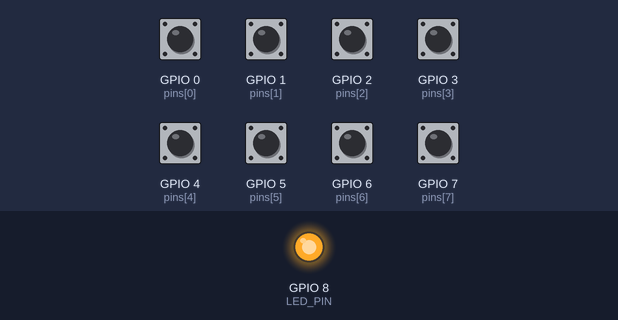
A program run on a simulated ESP32-C3. On the bench: output pins drawn as LEDs (lit = HIGH). The inputs (shaded band) are chosen by the test bench; at power-on: GPIO 0 (pins[0]), GPIO 1 (pins[1]), GPIO 2 (pins[2]), GPIO 3 (pins[3]), GPIO 4 (pins[4]), GPIO 5 (pins[5]), GPIO 6 (pins[6]), GPIO 7 (pins[7]) HIGH. USB keyboard and mouse output is not drawn; what the program prints to the serial monitor is not drawn.

Above: at 1.2 s.
1.3 s: GPIO 0 (pins[0]) pulled LOW for 0.15 s
2.9 s: GPIO 1 (pins[1]) pulled LOW for 0.15 s
4.5 s: GPIO 2 (pins[2]) pulled LOW for 0.15 s
7.1 s: GPIO 3 (pins[3]) pulled LOW for 0.15 s
9.0 s: GPIO 5 (pins[5]) pulled LOW for 1 s
11.5 s: GPIO 4 (pins[4]) pulled LOW for 1 s
Timing chart, 0 to 14.5 s (numbered marks = the images above; inputs shaded):
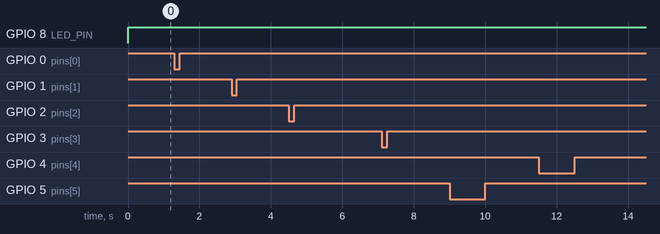

Measured:
- after the input at 1.3 s, every drawn part: stays the same
- after the input at 2.9 s, every drawn part: stays the same
- after the input at 4.5 s, every drawn part: stays the same
- after the input at 7.1 s, every drawn part: stays the same
- after the input at 9.0 s, every drawn part: stays the same
- after the input at 11.5 s, every drawn part: stays the same

The program:

main.cpp
```cpp
#include <Arduino.h>
#include <BleGamepad.h>
#include "GamepadSerialProtocol.h"

// GPIO order is HID button order; receivers' saved button mappings depend on it.
static const uint8_t pins[] = {0,1,2,3,4,5,6,7};
static const uint8_t LED_PIN = 8;
BleGamepad bleGamepad("ESP32 Gamepad", "InkBoy", 100);
static uint8_t stable, candidate, lastSent;
static uint32_t changedAt[8], lastReport;
static bool wasConnected;
static bool usbWasConnected;
static bool usbNeedsInitialRelease;
static uint8_t usbLastSent;
static uint16_t usbSequence;
static uint32_t usbLastReport;
static uint8_t diagnosticMask;
static uint32_t diagnosticUntil;
static char command[32];
static unsigned commandLength;

void setup() {
    Serial.begin(115200);
    for (uint8_t pin : pins) pinMode(pin, INPUT_PULLUP);
    pinMode(LED_PIN, OUTPUT);
    BleGamepadConfiguration config;
    // Auto-reports would send one report per button; send one coherent report per change instead.
    config.setAutoReport(false);
    bleGamepad.begin(&config);
    Serial.println("GAMEPAD_READY: GPIO 0..7 = HID buttons 1..8; 20 ms debounce");
    Serial.println("USB diagnostics: status, tap 1 .. tap 8 (200 ms)");
    Serial.println("USB reports: GP1:SSSS:MM:CC\\n (uppercase hex, CRC-8/0x07)");
}

static void usbDiagnostic(uint32_t now) {
    while (Serial.available()) {
        char c = Serial.read();
        if (c == '\n' || c == '\r') {
            command[commandLength] = 0;
            unsigned button;
            if (sscanf(command, "tap %u", &button) == 1 && button >= 1 && button <= 8) {
                diagnosticMask = 1u << (button - 1);
                diagnosticUntil = now + 200;
                Serial.printf("USB_TEST_BUTTON,%u\n", button);
            } else if (strcmp(command, "status") == 0) {
                Serial.printf("GAMEPAD_STATUS,connected,%u,physical,%02x\n", bleGamepad.isConnected(), stable);
            }
            commandLength = 0;
        } else if (commandLength < sizeof(command)-1) command[commandLength++] = c;
        else commandLength = 0;
    }
    if (diagnosticMask && (int32_t)(now-diagnosticUntil) >= 0) diagnosticMask = 0;
}

void loop() {
    const uint32_t now = millis();
    usbDiagnostic(now);
    for (unsigned i=0;i<8;++i) {
        const uint8_t bit = 1u << i;
        bool pressed = digitalRead(pins[i]) == LOW;
        if (pressed != bool(candidate & bit)) {
            candidate ^= bit;
            changedAt[i] = now;
        }
        if (now-changedAt[i] >= 20 && bool(stable & bit) != pressed) {
            stable ^= bit;
            Serial.printf("PHYSICAL_BUTTON,%u,pressed,%u\n", i+1, pressed);
        }
    }
    bool connected = bleGamepad.isConnected();
    bool usbConnected = bool(Serial);
    digitalWrite(LED_PIN, (connected || usbConnected) ? HIGH : LOW);
    if (connected != wasConnected) Serial.printf("BLE_CONNECTED,%u\n", connected);
    uint8_t report = stable | diagnosticMask;
    // Heartbeats let the host release stale keys if notifications stall.
    if (connected && (!wasConnected || report != lastSent || now-lastReport >= 250)) {
        for (unsigned i=0;i<8;++i) {
            if (report & (1u << i)) bleGamepad.press(i+1);
            else bleGamepad.release(i+1);
        }
        bleGamepad.sendReport();
        lastSent = report;
        lastReport = now;
    }
    wasConnected = connected;

    // USB CDC is an independent output path; its reports continue while BLE is idle.
    if (usbConnected && !usbWasConnected) usbNeedsInitialRelease = true;
    const uint8_t usbReport = usbNeedsInitialRelease ? 0 : report;
    const int usbCapacity = Serial.availableForWrite();
    if (GamepadSerialProtocol::shouldSend(
            usbConnected, usbNeedsInitialRelease, usbReport, usbLastSent,
            now, usbLastReport) &&
        usbCapacity >= 0 && GamepadSerialProtocol::hasWriteCapacity(
            static_cast<size_t>(usbCapacity))) {
        char frame[GamepadSerialProtocol::kFrameSize];
        const size_t frameSize = GamepadSerialProtocol::encode(
            usbSequence, usbReport, frame, sizeof(frame));
        if (frameSize && Serial.write(reinterpret_cast<const uint8_t*>(frame), frameSize) == frameSize) {
            ++usbSequence;  // Sequence counts successfully queued frames, including heartbeats.
            usbLastSent = usbReport;
            usbLastReport = now;
            usbNeedsInitialRelease = false;
        }
    }
    usbWasConnected = usbConnected;
    delay(2);
}
```

GamepadSerialProtocol.h
```cpp
#pragma once

#include <stddef.h>
#include <stdint.h>

// Wire format: GP1:SSSS:MM:CC\n (15 bytes; no terminator beyond the newline).
namespace GamepadSerialProtocol {

static const size_t kFrameSize = 15;
static const size_t kMaxInputSize = kFrameSize;

struct Frame {
    uint16_t sequence;
    uint8_t mask;
};

inline uint8_t crc8(const uint8_t* data, size_t length) {
    uint8_t crc = 0;
    for (size_t i = 0; i < length; ++i) {
        crc ^= data[i];
        for (uint8_t bit = 0; bit < 8; ++bit)
            crc = (crc & 0x80) ? uint8_t((crc << 1) ^ 0x07) : uint8_t(crc << 1);
    }
    return crc;
}

inline uint8_t frameCrc(uint16_t sequence, uint8_t mask) {
    const uint8_t bytes[] = {1, uint8_t(sequence >> 8), uint8_t(sequence), mask};
    return crc8(bytes, sizeof(bytes));
}

inline char hexDigit(uint8_t value) {
    return "0123456789ABCDEF"[value & 0x0F];
}

// Returns zero if output is null or too small, otherwise the exact wire size.
inline size_t encode(uint16_t sequence, uint8_t mask, char* output, size_t capacity) {
    if (!output || capacity < kFrameSize) return 0;
    output[0] = 'G'; output[1] = 'P'; output[2] = '1'; output[3] = ':';
    output[4] = hexDigit(sequence >> 12);
    output[5] = hexDigit(sequence >> 8);
    output[6] = hexDigit(sequence >> 4);
    output[7] = hexDigit(sequence);
    output[8] = ':';
    output[9] = hexDigit(mask >> 4);
    output[10] = hexDigit(mask);
    output[11] = ':';
    const uint8_t checksum = frameCrc(sequence, mask);
    output[12] = hexDigit(checksum >> 4);
    output[13] = hexDigit(checksum);
    output[14] = '\n';
    return kFrameSize;
}

inline int parseHex(char value) {
    if (value >= '0' && value <= '9') return value - '0';
    if (value >= 'A' && value <= 'F') return value - 'A' + 10;
    return -1;
}

class Parser {
public:
    Parser() : length_(0), overflowing_(false) {}

    // Feed one byte. Returns true only for a complete, valid frame.
    // Malformed lines and overflowed lines are discarded through their newline.
    bool feed(char value, Frame& frame) {
        if (value == '\n') {
            const bool valid = !overflowing_ && decode(frame);
            length_ = 0;
            overflowing_ = false;
            return valid;
        }
        if (overflowing_) return false;
        if (length_ >= kMaxInputSize) {
            overflowing_ = true;
            length_ = 0;
            return false;
        }
        buffer_[length_++] = value;
        return false;
    }

    void reset() { length_ = 0; overflowing_ = false; }

private:
    bool decode(Frame& frame) const {
        if (length_ != kFrameSize - 1 || buffer_[0] != 'G' || buffer_[1] != 'P' ||
            buffer_[2] != '1' || buffer_[3] != ':' || buffer_[8] != ':' ||
            buffer_[11] != ':') return false;
        uint16_t sequence = 0;
        for (size_t i = 4; i <= 7; ++i) {
            const int digit = parseHex(buffer_[i]);
            if (digit < 0) return false;
            sequence = uint16_t((sequence << 4) | digit);
        }
        uint8_t mask = 0;
        for (size_t i = 9; i <= 10; ++i) {
            const int digit = parseHex(buffer_[i]);
            if (digit < 0) return false;
            mask = uint8_t((mask << 4) | digit);
        }
        uint8_t checksum = 0;
        for (size_t i = 12; i <= 13; ++i) {
            const int digit = parseHex(buffer_[i]);
            if (digit < 0) return false;
            checksum = uint8_t((checksum << 4) | digit);
        }
        if (checksum != frameCrc(sequence, mask)) return false;
        frame.sequence = sequence;
        frame.mask = mask;
        return true;
    }

    char buffer_[kFrameSize];
    size_t length_;
    bool overflowing_;
};

// The 250 ms heartbeat keeps the host's 2 s stale-input timeout from firing while a button is held.
inline bool shouldSend(bool connected, bool justConnected, uint8_t report,
                       uint8_t lastReport, uint32_t now, uint32_t lastSentAt) {
    return connected && (justConnected || report != lastReport ||
                         uint32_t(now - lastSentAt) >= 250);
}

inline bool hasWriteCapacity(size_t available, size_t frameSize = kFrameSize) {
    return available >= frameSize;
}

}
```
